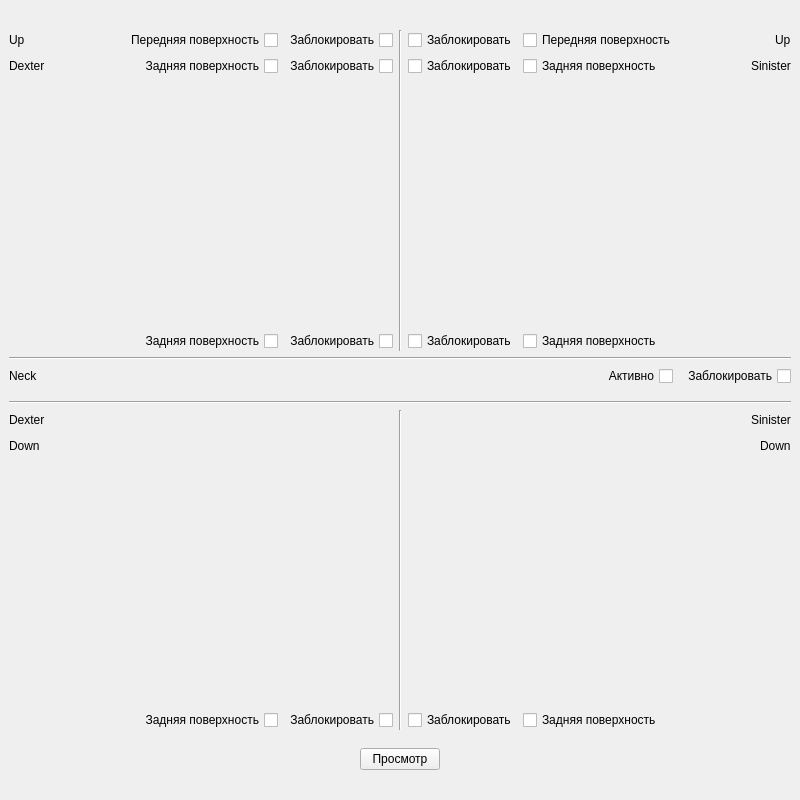
<?xml version="1.0" encoding="UTF-8"?>
<ui version="4.0">
 <class>ProgramWidget</class>
 <widget class="QWidget" name="ProgramWidget">
  <property name="geometry">
   <rect>
    <x>0</x>
    <y>0</y>
    <width>800</width>
    <height>800</height>
   </rect>
  </property>
  <property name="sizePolicy">
   <sizepolicy hsizetype="Expanding" vsizetype="Expanding">
    <horstretch>0</horstretch>
    <verstretch>0</verstretch>
   </sizepolicy>
  </property>
  <property name="minimumSize">
   <size>
    <width>800</width>
    <height>500</height>
   </size>
  </property>
  <property name="windowTitle">
   <string>Form</string>
  </property>
  <property name="autoFillBackground">
   <bool>false</bool>
  </property>
  <layout class="QVBoxLayout" name="verticalLayout">
   <property name="spacing">
    <number>0</number>
   </property>
   <property name="leftMargin">
    <number>0</number>
   </property>
   <property name="topMargin">
    <number>5</number>
   </property>
   <property name="rightMargin">
    <number>0</number>
   </property>
   <property name="bottomMargin">
    <number>5</number>
   </property>
   <item>
    <widget class="QWidget" name="widget_2" native="true">
     <layout class="QVBoxLayout" name="verticalLayout_5">
      <property name="topMargin">
       <number>25</number>
      </property>
      <item>
       <layout class="QHBoxLayout" name="horizontalLayout_2">
        <item>
         <layout class="QVBoxLayout" name="leftVLayout">
          <item>
           <layout class="QHBoxLayout" name="horizontalLayout_3">
            <item>
             <widget class="QLabel" name="label_2">
              <property name="sizePolicy">
               <sizepolicy hsizetype="Preferred" vsizetype="Fixed">
                <horstretch>0</horstretch>
                <verstretch>0</verstretch>
               </sizepolicy>
              </property>
              <property name="text">
               <string>Up</string>
              </property>
             </widget>
            </item>
            <item>
             <spacer name="horizontalSpacer_2">
              <property name="orientation">
               <enum>Qt::Horizontal</enum>
              </property>
              <property name="sizeHint" stdset="0">
               <size>
                <width>40</width>
                <height>20</height>
               </size>
              </property>
             </spacer>
            </item>
            <item>
             <widget class="QCheckBox" name="checkBoxDexterSide">
              <property name="layoutDirection">
               <enum>Qt::RightToLeft</enum>
              </property>
              <property name="text">
               <string>Передняя поверхность</string>
              </property>
             </widget>
            </item>
            <item>
             <widget class="QCheckBox" name="checkBoxDexterSideAdmin">
              <property name="layoutDirection">
               <enum>Qt::RightToLeft</enum>
              </property>
              <property name="text">
               <string>Заблокировать</string>
              </property>
             </widget>
            </item>
           </layout>
          </item>
          <item>
           <layout class="QHBoxLayout" name="horizontalLayout_4">
            <item>
             <widget class="QLabel" name="label">
              <property name="sizePolicy">
               <sizepolicy hsizetype="Preferred" vsizetype="Fixed">
                <horstretch>0</horstretch>
                <verstretch>0</verstretch>
               </sizepolicy>
              </property>
              <property name="text">
               <string>Dexter</string>
              </property>
             </widget>
            </item>
            <item>
             <spacer name="horizontalSpacer">
              <property name="orientation">
               <enum>Qt::Horizontal</enum>
              </property>
              <property name="sizeHint" stdset="0">
               <size>
                <width>40</width>
                <height>20</height>
               </size>
              </property>
             </spacer>
            </item>
            <item>
             <widget class="QCheckBox" name="checkBoxDexterAnt">
              <property name="enabled">
               <bool>true</bool>
              </property>
              <property name="layoutDirection">
               <enum>Qt::RightToLeft</enum>
              </property>
              <property name="text">
               <string>Задняя поверхность</string>
              </property>
             </widget>
            </item>
            <item>
             <widget class="QCheckBox" name="checkBoxDexterAntAdmin">
              <property name="layoutDirection">
               <enum>Qt::RightToLeft</enum>
              </property>
              <property name="text">
               <string>Заблокировать</string>
              </property>
             </widget>
            </item>
           </layout>
          </item>
          <item>
           <widget class="LabeledSliderWidget" name="labeledSliderDexterUp1" native="true">
            <property name="enabled">
             <bool>false</bool>
            </property>
            <property name="sizePolicy">
             <sizepolicy hsizetype="Preferred" vsizetype="Minimum">
              <horstretch>0</horstretch>
              <verstretch>0</verstretch>
             </sizepolicy>
            </property>
           </widget>
          </item>
          <item>
           <widget class="LabeledSliderWidget" name="labeledSliderDexterUp2" native="true">
            <property name="enabled">
             <bool>false</bool>
            </property>
            <property name="sizePolicy">
             <sizepolicy hsizetype="Preferred" vsizetype="Minimum">
              <horstretch>0</horstretch>
              <verstretch>0</verstretch>
             </sizepolicy>
            </property>
           </widget>
          </item>
          <item>
           <layout class="QHBoxLayout" name="horizontalLayout_5">
            <item>
             <spacer name="horizontalSpacer_3">
              <property name="orientation">
               <enum>Qt::Horizontal</enum>
              </property>
              <property name="sizeHint" stdset="0">
               <size>
                <width>40</width>
                <height>20</height>
               </size>
              </property>
             </spacer>
            </item>
            <item>
             <widget class="QCheckBox" name="checkBoxDexterAntUp">
              <property name="enabled">
               <bool>true</bool>
              </property>
              <property name="layoutDirection">
               <enum>Qt::RightToLeft</enum>
              </property>
              <property name="text">
               <string>Задняя поверхность</string>
              </property>
             </widget>
            </item>
            <item>
             <widget class="QCheckBox" name="checkBoxDexterAntUpAdmin">
              <property name="layoutDirection">
               <enum>Qt::RightToLeft</enum>
              </property>
              <property name="text">
               <string>Заблокировать</string>
              </property>
             </widget>
            </item>
           </layout>
          </item>
         </layout>
        </item>
        <item>
         <widget class="Line" name="line_3">
          <property name="orientation">
           <enum>Qt::Vertical</enum>
          </property>
         </widget>
        </item>
        <item>
         <layout class="QVBoxLayout" name="leftVLayout_2">
          <item>
           <layout class="QHBoxLayout" name="horizontalLayout_9">
            <item>
             <widget class="QCheckBox" name="checkBoxSinisterSideAdmin">
              <property name="layoutDirection">
               <enum>Qt::LeftToRight</enum>
              </property>
              <property name="text">
               <string>Заблокировать</string>
              </property>
             </widget>
            </item>
            <item>
             <widget class="QCheckBox" name="checkBoxSinisterSide">
              <property name="layoutDirection">
               <enum>Qt::LeftToRight</enum>
              </property>
              <property name="text">
               <string>Передняя поверхность</string>
              </property>
             </widget>
            </item>
            <item>
             <spacer name="horizontalSpacer_7">
              <property name="orientation">
               <enum>Qt::Horizontal</enum>
              </property>
              <property name="sizeHint" stdset="0">
               <size>
                <width>40</width>
                <height>20</height>
               </size>
              </property>
             </spacer>
            </item>
            <item>
             <widget class="QLabel" name="label_3">
              <property name="sizePolicy">
               <sizepolicy hsizetype="Preferred" vsizetype="Fixed">
                <horstretch>0</horstretch>
                <verstretch>0</verstretch>
               </sizepolicy>
              </property>
              <property name="text">
               <string>Up</string>
              </property>
             </widget>
            </item>
           </layout>
          </item>
          <item>
           <layout class="QHBoxLayout" name="horizontalLayout_10">
            <item>
             <widget class="QCheckBox" name="checkBoxSinisterAntAdmin">
              <property name="layoutDirection">
               <enum>Qt::LeftToRight</enum>
              </property>
              <property name="text">
               <string>Заблокировать</string>
              </property>
             </widget>
            </item>
            <item>
             <widget class="QCheckBox" name="checkBoxSinisterAnt">
              <property name="layoutDirection">
               <enum>Qt::LeftToRight</enum>
              </property>
              <property name="text">
               <string>Задняя поверхность</string>
              </property>
             </widget>
            </item>
            <item>
             <spacer name="horizontalSpacer_8">
              <property name="orientation">
               <enum>Qt::Horizontal</enum>
              </property>
              <property name="sizeHint" stdset="0">
               <size>
                <width>40</width>
                <height>20</height>
               </size>
              </property>
             </spacer>
            </item>
            <item>
             <widget class="QLabel" name="label_6">
              <property name="sizePolicy">
               <sizepolicy hsizetype="Preferred" vsizetype="Fixed">
                <horstretch>0</horstretch>
                <verstretch>0</verstretch>
               </sizepolicy>
              </property>
              <property name="text">
               <string>Sinister</string>
              </property>
             </widget>
            </item>
           </layout>
          </item>
          <item>
           <widget class="LabeledSliderWidget" name="labeledSliderSinisterUp1" native="true">
            <property name="enabled">
             <bool>false</bool>
            </property>
            <property name="sizePolicy">
             <sizepolicy hsizetype="Preferred" vsizetype="Minimum">
              <horstretch>0</horstretch>
              <verstretch>0</verstretch>
             </sizepolicy>
            </property>
            <property name="layoutDirection">
             <enum>Qt::RightToLeft</enum>
            </property>
           </widget>
          </item>
          <item>
           <widget class="LabeledSliderWidget" name="labeledSliderSinisterUp2" native="true">
            <property name="enabled">
             <bool>false</bool>
            </property>
            <property name="sizePolicy">
             <sizepolicy hsizetype="Preferred" vsizetype="Minimum">
              <horstretch>0</horstretch>
              <verstretch>0</verstretch>
             </sizepolicy>
            </property>
            <property name="layoutDirection">
             <enum>Qt::RightToLeft</enum>
            </property>
           </widget>
          </item>
          <item>
           <layout class="QHBoxLayout" name="horizontalLayout_11">
            <item>
             <widget class="QCheckBox" name="checkBoxSinisterAntUpAdmin">
              <property name="layoutDirection">
               <enum>Qt::LeftToRight</enum>
              </property>
              <property name="text">
               <string>Заблокировать</string>
              </property>
             </widget>
            </item>
            <item>
             <widget class="QCheckBox" name="checkBoxSinisterAntUp">
              <property name="layoutDirection">
               <enum>Qt::LeftToRight</enum>
              </property>
              <property name="text">
               <string>Задняя поверхность</string>
              </property>
             </widget>
            </item>
            <item>
             <spacer name="horizontalSpacer_9">
              <property name="orientation">
               <enum>Qt::Horizontal</enum>
              </property>
              <property name="sizeHint" stdset="0">
               <size>
                <width>40</width>
                <height>20</height>
               </size>
              </property>
             </spacer>
            </item>
           </layout>
          </item>
         </layout>
        </item>
       </layout>
      </item>
      <item>
       <widget class="Line" name="line_4">
        <property name="orientation">
         <enum>Qt::Horizontal</enum>
        </property>
       </widget>
      </item>
      <item>
       <widget class="QWidget" name="widget" native="true">
        <property name="sizePolicy">
         <sizepolicy hsizetype="Preferred" vsizetype="Fixed">
          <horstretch>0</horstretch>
          <verstretch>0</verstretch>
         </sizepolicy>
        </property>
        <layout class="QVBoxLayout" name="verticalLayout_6">
         <property name="spacing">
          <number>9</number>
         </property>
         <property name="leftMargin">
          <number>0</number>
         </property>
         <property name="topMargin">
          <number>0</number>
         </property>
         <property name="rightMargin">
          <number>0</number>
         </property>
         <property name="bottomMargin">
          <number>0</number>
         </property>
         <item>
          <layout class="QHBoxLayout" name="horizontalLayout_16">
           <property name="sizeConstraint">
            <enum>QLayout::SetMinimumSize</enum>
           </property>
           <item>
            <widget class="QLabel" name="label_9">
             <property name="sizePolicy">
              <sizepolicy hsizetype="Preferred" vsizetype="Fixed">
               <horstretch>0</horstretch>
               <verstretch>0</verstretch>
              </sizepolicy>
             </property>
             <property name="text">
              <string>Neck</string>
             </property>
            </widget>
           </item>
           <item>
            <spacer name="horizontalSpacer_13">
             <property name="orientation">
              <enum>Qt::Horizontal</enum>
             </property>
             <property name="sizeHint" stdset="0">
              <size>
               <width>40</width>
               <height>20</height>
              </size>
             </property>
            </spacer>
           </item>
           <item>
            <widget class="QCheckBox" name="checkBoxNeck">
             <property name="layoutDirection">
              <enum>Qt::RightToLeft</enum>
             </property>
             <property name="text">
              <string>Активно</string>
             </property>
            </widget>
           </item>
           <item>
            <widget class="QCheckBox" name="checkBoxNeckAdmin">
             <property name="layoutDirection">
              <enum>Qt::RightToLeft</enum>
             </property>
             <property name="text">
              <string>Заблокировать</string>
             </property>
            </widget>
           </item>
          </layout>
         </item>
         <item>
          <widget class="LabeledSliderWidget" name="labeledSliderNeck" native="true">
           <property name="enabled">
            <bool>false</bool>
           </property>
           <property name="sizePolicy">
            <sizepolicy hsizetype="Preferred" vsizetype="Minimum">
             <horstretch>0</horstretch>
             <verstretch>0</verstretch>
            </sizepolicy>
           </property>
          </widget>
         </item>
        </layout>
       </widget>
      </item>
      <item>
       <widget class="Line" name="line">
        <property name="orientation">
         <enum>Qt::Horizontal</enum>
        </property>
       </widget>
      </item>
      <item>
       <layout class="QHBoxLayout" name="horizontalLayout_15">
        <item>
         <layout class="QVBoxLayout" name="verticalLayout_4">
          <item>
           <layout class="QHBoxLayout" name="horizontalLayout_7">
            <item>
             <widget class="QLabel" name="label_5">
              <property name="sizePolicy">
               <sizepolicy hsizetype="Preferred" vsizetype="Fixed">
                <horstretch>0</horstretch>
                <verstretch>0</verstretch>
               </sizepolicy>
              </property>
              <property name="text">
               <string>Dexter</string>
              </property>
             </widget>
            </item>
            <item>
             <spacer name="horizontalSpacer_5">
              <property name="orientation">
               <enum>Qt::Horizontal</enum>
              </property>
              <property name="sizeHint" stdset="0">
               <size>
                <width>40</width>
                <height>20</height>
               </size>
              </property>
             </spacer>
            </item>
           </layout>
          </item>
          <item>
           <layout class="QHBoxLayout" name="horizontalLayout_6">
            <item>
             <widget class="QLabel" name="label_4">
              <property name="sizePolicy">
               <sizepolicy hsizetype="Preferred" vsizetype="Fixed">
                <horstretch>0</horstretch>
                <verstretch>0</verstretch>
               </sizepolicy>
              </property>
              <property name="text">
               <string>Down</string>
              </property>
             </widget>
            </item>
            <item>
             <spacer name="horizontalSpacer_4">
              <property name="orientation">
               <enum>Qt::Horizontal</enum>
              </property>
              <property name="sizeHint" stdset="0">
               <size>
                <width>40</width>
                <height>20</height>
               </size>
              </property>
             </spacer>
            </item>
           </layout>
          </item>
          <item>
           <widget class="LabeledSliderWidget" name="labeledSliderDexterDown1" native="true">
            <property name="enabled">
             <bool>false</bool>
            </property>
            <property name="sizePolicy">
             <sizepolicy hsizetype="Preferred" vsizetype="Minimum">
              <horstretch>0</horstretch>
              <verstretch>0</verstretch>
             </sizepolicy>
            </property>
           </widget>
          </item>
          <item>
           <widget class="LabeledSliderWidget" name="labeledSliderDexterDown2" native="true">
            <property name="enabled">
             <bool>false</bool>
            </property>
            <property name="sizePolicy">
             <sizepolicy hsizetype="Preferred" vsizetype="Minimum">
              <horstretch>0</horstretch>
              <verstretch>0</verstretch>
             </sizepolicy>
            </property>
           </widget>
          </item>
          <item>
           <layout class="QHBoxLayout" name="horizontalLayout_8">
            <item>
             <spacer name="horizontalSpacer_6">
              <property name="orientation">
               <enum>Qt::Horizontal</enum>
              </property>
              <property name="sizeHint" stdset="0">
               <size>
                <width>40</width>
                <height>20</height>
               </size>
              </property>
             </spacer>
            </item>
            <item>
             <widget class="QCheckBox" name="checkBoxDexterAntDown">
              <property name="enabled">
               <bool>true</bool>
              </property>
              <property name="layoutDirection">
               <enum>Qt::RightToLeft</enum>
              </property>
              <property name="text">
               <string>Задняя поверхность</string>
              </property>
             </widget>
            </item>
            <item>
             <widget class="QCheckBox" name="checkBoxDexterAntDownAdmin">
              <property name="layoutDirection">
               <enum>Qt::RightToLeft</enum>
              </property>
              <property name="text">
               <string>Заблокировать</string>
              </property>
             </widget>
            </item>
           </layout>
          </item>
         </layout>
        </item>
        <item>
         <widget class="Line" name="line_2">
          <property name="orientation">
           <enum>Qt::Vertical</enum>
          </property>
         </widget>
        </item>
        <item>
         <layout class="QVBoxLayout" name="verticalLayout_3">
          <item>
           <layout class="QHBoxLayout" name="horizontalLayout_13">
            <item>
             <spacer name="horizontalSpacer_11">
              <property name="orientation">
               <enum>Qt::Horizontal</enum>
              </property>
              <property name="sizeHint" stdset="0">
               <size>
                <width>40</width>
                <height>20</height>
               </size>
              </property>
             </spacer>
            </item>
            <item>
             <widget class="QLabel" name="label_8">
              <property name="sizePolicy">
               <sizepolicy hsizetype="Preferred" vsizetype="Fixed">
                <horstretch>0</horstretch>
                <verstretch>0</verstretch>
               </sizepolicy>
              </property>
              <property name="text">
               <string>Sinister</string>
              </property>
             </widget>
            </item>
           </layout>
          </item>
          <item>
           <layout class="QHBoxLayout" name="horizontalLayout_12">
            <item>
             <spacer name="horizontalSpacer_10">
              <property name="orientation">
               <enum>Qt::Horizontal</enum>
              </property>
              <property name="sizeHint" stdset="0">
               <size>
                <width>40</width>
                <height>20</height>
               </size>
              </property>
             </spacer>
            </item>
            <item>
             <widget class="QLabel" name="label_7">
              <property name="sizePolicy">
               <sizepolicy hsizetype="Preferred" vsizetype="Fixed">
                <horstretch>0</horstretch>
                <verstretch>0</verstretch>
               </sizepolicy>
              </property>
              <property name="text">
               <string>Down</string>
              </property>
             </widget>
            </item>
           </layout>
          </item>
          <item>
           <widget class="LabeledSliderWidget" name="labeledSliderSinisterDown1" native="true">
            <property name="enabled">
             <bool>false</bool>
            </property>
            <property name="sizePolicy">
             <sizepolicy hsizetype="Preferred" vsizetype="Minimum">
              <horstretch>0</horstretch>
              <verstretch>0</verstretch>
             </sizepolicy>
            </property>
            <property name="layoutDirection">
             <enum>Qt::RightToLeft</enum>
            </property>
           </widget>
          </item>
          <item>
           <widget class="LabeledSliderWidget" name="labeledSliderSinisterDown2" native="true">
            <property name="enabled">
             <bool>false</bool>
            </property>
            <property name="sizePolicy">
             <sizepolicy hsizetype="Preferred" vsizetype="Minimum">
              <horstretch>0</horstretch>
              <verstretch>0</verstretch>
             </sizepolicy>
            </property>
            <property name="layoutDirection">
             <enum>Qt::RightToLeft</enum>
            </property>
           </widget>
          </item>
          <item>
           <layout class="QHBoxLayout" name="horizontalLayout_14">
            <item>
             <widget class="QCheckBox" name="checkBoxSinisterAntDownAdmin">
              <property name="layoutDirection">
               <enum>Qt::LeftToRight</enum>
              </property>
              <property name="text">
               <string>Заблокировать</string>
              </property>
             </widget>
            </item>
            <item>
             <widget class="QCheckBox" name="checkBoxSinisterAntDown">
              <property name="layoutDirection">
               <enum>Qt::LeftToRight</enum>
              </property>
              <property name="text">
               <string>Задняя поверхность</string>
              </property>
             </widget>
            </item>
            <item>
             <spacer name="horizontalSpacer_12">
              <property name="orientation">
               <enum>Qt::Horizontal</enum>
              </property>
              <property name="sizeHint" stdset="0">
               <size>
                <width>40</width>
                <height>20</height>
               </size>
              </property>
             </spacer>
            </item>
           </layout>
          </item>
         </layout>
        </item>
       </layout>
      </item>
     </layout>
    </widget>
   </item>
   <item>
    <widget class="QWidget" name="widget_3" native="true">
     <property name="sizePolicy">
      <sizepolicy hsizetype="Preferred" vsizetype="Fixed">
       <horstretch>0</horstretch>
       <verstretch>0</verstretch>
      </sizepolicy>
     </property>
     <property name="layoutDirection">
      <enum>Qt::LeftToRight</enum>
     </property>
     <layout class="QHBoxLayout" name="horizontalLayout_17">
      <property name="bottomMargin">
       <number>25</number>
      </property>
      <item>
       <widget class="QPushButton" name="showBtn">
        <property name="sizePolicy">
         <sizepolicy hsizetype="Fixed" vsizetype="Fixed">
          <horstretch>0</horstretch>
          <verstretch>0</verstretch>
         </sizepolicy>
        </property>
        <property name="autoFillBackground">
         <bool>false</bool>
        </property>
        <property name="text">
         <string>Просмотр</string>
        </property>
       </widget>
      </item>
     </layout>
    </widget>
   </item>
  </layout>
 </widget>
 <customwidgets>
  <customwidget>
   <class>LabeledSliderWidget</class>
   <extends>QWidget</extends>
   <header location="global">graphicItems/labeledsliderwidget.h</header>
   <container>1</container>
  </customwidget>
 </customwidgets>
 <resources/>
 <connections/>
</ui>
